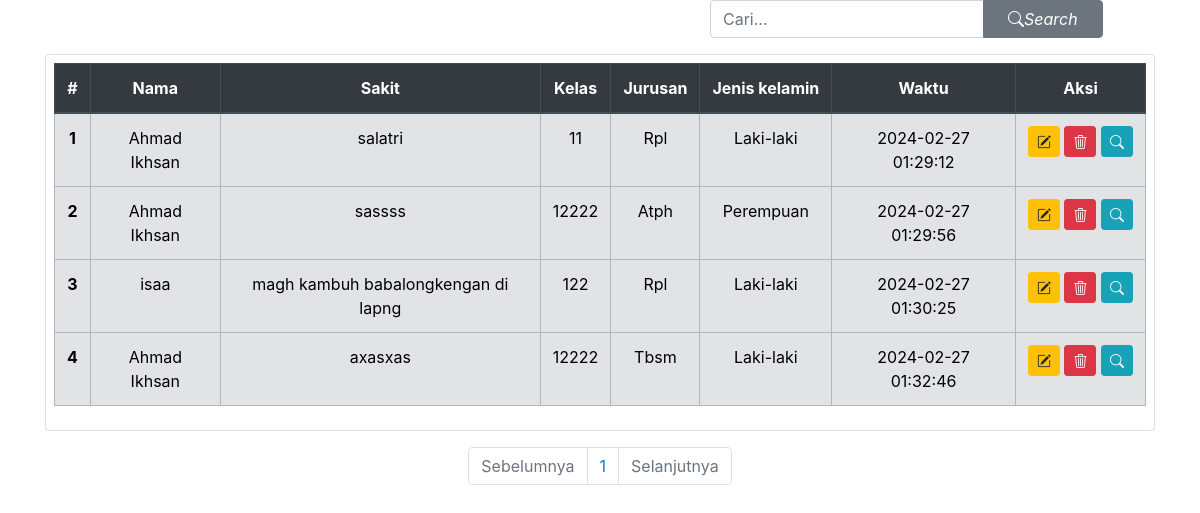
Screenshot of /app/tampilan.php (signed in) with the database file from the repository.
### tables this page shows
CREATE TABLE `listtamu` (
  `no` int(11) NOT NULL,
  `nama` varchar(50) NOT NULL,
  `sakit` text NOT NULL,
  `jk` varchar(50) NOT NULL,
  `jurusan` varchar(50) NOT NULL,
  `kelas` varchar(50) NOT NULL,
  `waktu` timestamp NOT NULL DEFAULT current_timestamp()
);

### app/tampilan.php (the view)
<?php
include 'koneksi.php';
include 'boots.php';
$banyakDataPerHal = 5;
$banyakData = mysqli_num_rows(mysqli_query($koneksi, "SELECT * FROM listtamu"));
$banyakHal = ceil($banyakData / $banyakDataPerHal);
if (isset($_GET["halaman"])) {
    $halamanAktif = $_GET["halaman"];
} else {
    $halamanAktif = 1;
}
$dataAwal = ($halamanAktif * $banyakDataPerHal) - $banyakDataPerHal;
$tampil = $koneksi->query("SELECT * FROM listtamu LIMIT $dataAwal, $banyakDataPerHal");
?>
<main class="container">
    <div class="row">
        <div class="col-md-7">
        </div>
        <div class="col-md-5">
            <form action="" method="post" class="form-inline">
                <div class="input-group">
                    <input type="text" class="form-control" name="keywords" placeholder="Cari..." autocomplete="off"
                        autofocus>
                    <div class="input-group-append">
                        <button type="submit" name="cari" class="btn btn-secondary pl-4 pr-4"><i
                                class="bi bi-search">Search</i></button>
                    </div>
                </div>
            </form>
        </div>
    </div>
    <div class="card my-3 p-2">
        <div class="">
            <table class="table table-bordered table-secondary table-hover">
                <thead class="thead-dark text-center">
                    <tr class="text-nowrap">
                        <th>#</th>
                        <th>Nama</th>
                        <th>Sakit</th>
                        <th>Kelas</th>
                        <th>Jurusan</th>
                        <th>Jenis kelamin</th>
                        <th>Waktu</th>
                        <th>Aksi</th>
                    </tr>
                </thead>
                <tbody>
                    <?php
                    if (isset($_POST['cari'])) {
                        $keywords = $_POST['keywords'];
                        $tampil = $koneksi->query("SELECT * FROM listtamu WHERE
                    no LIKE '%$keywords%' OR
                    nama LIKE '%$keywords%' OR
                    sakit LIKE '%$keywords%' OR
                    kelas LIKE '%$keywords%' OR
                    jurusan LIKE '%$keywords%' OR
                    jk LIKE '%$keywords%' OR
                    waktu LIKE '%$keywords%'
                ");
                    } else {
                        $tampil = $koneksi->query("SELECT * FROM listtamu LIMIT $dataAwal, $banyakDataPerHal");
                    }
                    $i = 1;
                    while ($s = $tampil->fetch_array()) {
                    ?>
                    <tr>
                        <th scope="row" class="text-center"><?= $i++; ?></th>
                        <td class="text-center"><?= $s['nama']; ?></td>
                        <td class="text-center"><?= $s['sakit']; ?></td>
                        <td class="text-center"><?= $s['kelas']; ?></td>
                        <td class="text-center"><?= $s['jurusan']; ?></td>
                        <td class="text-center"><?= $s['jk']; ?></td>
                        <td class="text-center"><?= $s['waktu']; ?></td>
                        <td class="text-center text-nowrap">
                            <a href="update.php?id=<?= $s['no']; ?>"
                                onclick="return confirm('Apakah anda yakin ingin mengubah data ini?');">
                                <button class="btn btn-warning btn btn-sm">
                                    <i class="bi bi-pencil-square"></i>
                                </button>
                            </a>
                            <a href="delete.php?id=<?= $s['no']; ?>"
                                onclick="return confirm('Apakah Anda yakin ingin menghapus data ini?');">
                                <button class="btn btn-danger  btn btn-sm">
                                    <i class="bi bi-trash3"></i>
                                </button>
                            </a>
                            <a href="read.php?id=<?= $s['no']; ?>"
                                onclick="document.location.href='read.php?id=<?php echo $s['no']?>'">
                                <button class="btn btn-info btn btn-sm">
                                <i class="bi bi-search"></i>
                                </button>
                            </a>
                        </td>
                    </tr>
                    <?php
                    }
                    ?>
                </tbody>
            </table>
        </div>
    </div>
    <nav>
        <ul class="pagination justify-content-center">
            <?php if ($halamanAktif <= 1) { ?>
            <li class="page-item disabled"><a href="?halaman=<?php echo $halamanAktif - 1; ?>"
                    class="page-link">Sebelumnya</a></li>
            <?php } else { ?>
            <li class="page-item"><a href="?halaman=<?php echo $halamanAktif - 1; ?>" class="page-link">Sebelumnya</a>
            </li>
            <?php } ?>
            <?php
            for ($i = 1; $i <= $banyakHal; $i++) {
            ?>
            <li class="page-item ">
                <a href="?halaman=<?= $i; ?>" class="page-link"><?= $i; ?></a>
            </li>
            <?php
            }
            ?>
            <?php if ($halamanAktif >= $banyakHal) { ?>
            <li class="page-item disabled"><a href="?halaman=<?php echo $halamanAktif + 1; ?>"
                    class="page-link">Selanjutnya</a></li>
            <?php } else { ?>
            <li class="page-item"><a href="?halaman=<?php echo $halamanAktif + 1; ?>" class="page-link">Selanjutnya</a>
            </li>
            <?php } ?>
        </ul>
    </nav>
</main>

### app/boots.php (shortened to what this page needs)
<!DOCTYPE html>
<html lang="en">
<head>
  <link rel="stylesheet" href="https://cdn.jsdelivr.net/npm/bootstrap-icons@1.11.3/font/bootstrap-icons.min.css">
  <link href="https://cdn.jsdelivr.net/npm/bootstrap@5.3.2/dist/css/bootstrap.min.css" rel="stylesheet">
<link rel="stylesheet" href="https://maxcdn.bootstrapcdn.com/bootstrap/4.x.x/css/bootstrap.min.css">
<link rel="stylesheet" href="https://cdnjs.cloudflare.com/ajax/libs/limonte-sweetalert2/7.x.x/sweetalert2.min.css">
</head>

### rows the page displays
listtamu: nama "Ahmad Ikhsan", sakit "salatri", kelas "11", jurusan "Rpl", jk "Laki-laki", waktu "2024-02-27 01:29:12"
listtamu: nama "Ahmad Ikhsan", sakit "sassss", kelas "12222", jurusan "Atph", jk "Perempuan", waktu "2024-02-27 01:29:56"
listtamu: nama "isaa", sakit "magh kambuh babalongkengan di lapng", kelas "122", jurusan "Rpl", jk "Laki-laki", waktu "2024-02-27 01:30:25"
listtamu: nama "Ahmad Ikhsan", sakit "axasxas", kelas "12222", jurusan "Tbsm", jk "Laki-laki", waktu "2024-02-27 01:32:46"
